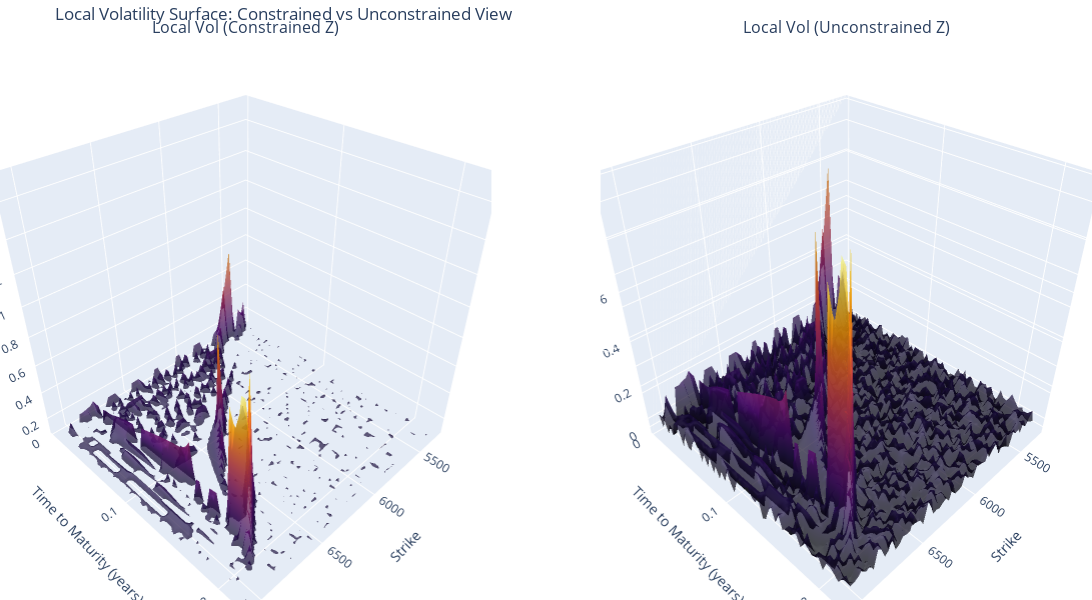

Notebook cell for this chart:
### Markdown cell above
#### Local Vol using Interpolation

### Code cell
impvol_interp = interp
params = [calls["S0"].iloc[0],calls["r"].iloc[0],impvol_interp]
local_vol_surface = get_local_vol_surface(calls,params)
plot_local_vol_surface(calls,local_vol_surface)

### Figure 1 — Plotly figure (JSON) as saved in the notebook; plotly's stock layout.template omitted (floating-point values rounded to 4 significant figures; data arrays with more than 128 entries replaced by an {"elided": "..."} marker saying what was removed)
{"data": [{"colorscale": [[0, "#000004"], [0.1111, "#1b0c41"], [0.2222, "#4a0c6b"], [0.3333, "#781c6d"], [0.4444, "#a52c60"], [0.5556, "#cf4446"], [0.6667, "#ed6925"], [0.7778, "#fb9b06"], [0.8889, "#f7d13d"], [1, "#fcffa4"]], "opacity": 0.7, "scene": "scene", "showlegend": false, "showscale": false, "type": "surface", "x": {"elided": "60x60 float values"}, "y": {"elided": "60x60 float values"}, "z": {"elided": "60x60 float values"}}, {"colorscale": [[0, "#000004"], [0.1111, "#1b0c41"], [0.2222, "#4a0c6b"], [0.3333, "#781c6d"], [0.4444, "#a52c60"], [0.5556, "#cf4446"], [0.6667, "#ed6925"], [0.7778, "#fb9b06"], [0.8889, "#f7d13d"], [1, "#fcffa4"]], "opacity": 0.7, "scene": "scene2", "showlegend": false, "showscale": false, "type": "surface", "x": {"elided": "60x60 float values"}, "y": {"elided": "60x60 float values"}, "z": {"elided": "60x60 float values"}}], "layout": {"annotations": [{"font": {"size": 16}, "showarrow": false, "text": "Local Vol (Constrained Z)", "x": 0.225, "xanchor": "center", "xref": "paper", "y": 1, "yanchor": "bottom", "yref": "paper"}, {"font": {"size": 16}, "showarrow": false, "text": "Local Vol (Unconstrained Z)", "x": 0.775, "xanchor": "center", "xref": "paper", "y": 1, "yanchor": "bottom", "yref": "paper"}], "height": 600, "margin": {"b": 0, "l": 0, "r": 0, "t": 40}, "scene": {"domain": {"x": [0, 0.45], "y": [0, 1]}, "xaxis": {"title": {"text": "Strike"}}, "yaxis": {"title": {"text": "Time to Maturity (years)"}}, "zaxis": {"range": [0.0835, 1.749], "title": {"text": "Volatility"}}}, "scene2": {"domain": {"x": [0.55, 1], "y": [0, 1]}, "xaxis": {"title": {"text": "Strike"}}, "yaxis": {"title": {"text": "Time to Maturity (years)"}}, "zaxis": {"title": {"text": "Volatility"}}}, "title": {"text": "Local Volatility Surface: Constrained vs Unconstrained View"}, "width": 1200}}
